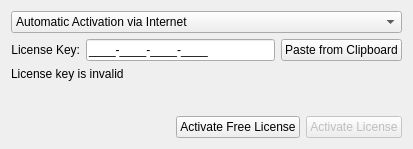
<?xml version="1.0" encoding="UTF-8"?>
<ui version="4.0">
 <class>LicenseWidget</class>
 <widget class="QWidget" name="LicenseWidget">
  <property name="geometry">
   <rect>
    <x>0</x>
    <y>0</y>
    <width>413</width>
    <height>149</height>
   </rect>
  </property>
  <layout class="QVBoxLayout" name="verticalLayout">
   <item>
    <widget class="QComboBox" name="activationTypeComboBox">
     <property name="currentIndex">
      <number>0</number>
     </property>
     <item>
      <property name="text">
       <string>Automatic Activation via Internet</string>
      </property>
     </item>
     <item>
      <property name="text">
       <string>Manual Activation</string>
      </property>
     </item>
    </widget>
   </item>
   <item>
    <widget class="QStackedWidget" name="stackedWidget">
     <property name="currentIndex">
      <number>0</number>
     </property>
     <widget class="QWidget" name="onlinePage">
      <layout class="QVBoxLayout" name="verticalLayout_3">
       <property name="leftMargin">
        <number>0</number>
       </property>
       <property name="topMargin">
        <number>0</number>
       </property>
       <property name="rightMargin">
        <number>0</number>
       </property>
       <property name="bottomMargin">
        <number>0</number>
       </property>
       <item>
        <layout class="QHBoxLayout" name="horizontalLayout_4">
         <item>
          <widget class="QLabel" name="onlineKeyLabel">
           <property name="text">
            <string>License Key:</string>
           </property>
           <property name="alignment">
            <set>Qt::AlignRight|Qt::AlignTrailing|Qt::AlignVCenter</set>
           </property>
          </widget>
         </item>
         <item>
          <widget class="QLineEdit" name="onlineKeyEdit">
           <property name="inputMask">
            <string notr="true">&gt;NNNN-NNNN-NNNN-NNNN;_</string>
           </property>
           <property name="text">
            <string notr="true">---</string>
           </property>
           <property name="cursorPosition">
            <number>0</number>
           </property>
          </widget>
         </item>
         <item>
          <widget class="QPushButton" name="pasteKeyButton">
           <property name="text">
            <string>Paste from Clipboard</string>
           </property>
          </widget>
         </item>
        </layout>
       </item>
       <item>
        <widget class="QLabel" name="licenseKeyWarningLabel">
         <property name="text">
          <string>License key is invalid</string>
         </property>
        </widget>
       </item>
       <item>
        <spacer name="verticalSpacer">
         <property name="orientation">
          <enum>Qt::Vertical</enum>
         </property>
         <property name="sizeHint" stdset="0">
          <size>
           <width>20</width>
           <height>20</height>
          </size>
         </property>
        </spacer>
       </item>
      </layout>
     </widget>
     <widget class="QWidget" name="manualPage">
      <layout class="QVBoxLayout" name="verticalLayout_2">
       <property name="leftMargin">
        <number>0</number>
       </property>
       <property name="topMargin">
        <number>0</number>
       </property>
       <property name="rightMargin">
        <number>0</number>
       </property>
       <property name="bottomMargin">
        <number>0</number>
       </property>
       <item>
        <widget class="QnWordWrappedLabel" name="manualActivationTextWidget" native="true"/>
       </item>
       <item>
        <layout class="QFormLayout" name="formLayout">
         <property name="fieldGrowthPolicy">
          <enum>QFormLayout::AllNonFixedFieldsGrow</enum>
         </property>
         <item row="0" column="0">
          <widget class="QLabel" name="hardwareIdLabel">
           <property name="text">
            <string>Hardware ID:</string>
           </property>
           <property name="buddy">
            <cstring>hardwareIdEdit</cstring>
           </property>
          </widget>
         </item>
         <item row="0" column="1">
          <layout class="QHBoxLayout" name="horizontalLayout_2">
           <item>
            <widget class="QLineEdit" name="hardwareIdEdit">
             <property name="enabled">
              <bool>true</bool>
             </property>
             <property name="readOnly">
              <bool>true</bool>
             </property>
            </widget>
           </item>
           <item>
            <widget class="QPushButton" name="copyHwidButton">
             <property name="enabled">
              <bool>false</bool>
             </property>
             <property name="text">
              <string>Copy to Clipboard</string>
             </property>
            </widget>
           </item>
          </layout>
         </item>
         <item row="1" column="0">
          <widget class="QLabel" name="activationKeyFileLabel">
           <property name="text">
            <string>Activation Key File:</string>
           </property>
          </widget>
         </item>
         <item row="1" column="1">
          <layout class="QHBoxLayout" name="horizontalLayout_3">
           <item>
            <widget class="QLineEdit" name="fileLineEdit">
             <property name="text">
              <string>Select license file...</string>
             </property>
             <property name="readOnly">
              <bool>true</bool>
             </property>
            </widget>
           </item>
           <item>
            <widget class="QPushButton" name="browseLicenseFileButton">
             <property name="enabled">
              <bool>true</bool>
             </property>
             <property name="text">
              <string>Browse...</string>
             </property>
            </widget>
           </item>
          </layout>
         </item>
        </layout>
       </item>
      </layout>
     </widget>
    </widget>
   </item>
   <item>
    <layout class="QHBoxLayout" name="horizontalLayout" stretch="0,0,0">
     <item>
      <spacer name="horizontalSpacer">
       <property name="orientation">
        <enum>Qt::Horizontal</enum>
       </property>
       <property name="sizeHint" stdset="0">
        <size>
         <width>40</width>
         <height>20</height>
        </size>
       </property>
      </spacer>
     </item>
     <item>
      <widget class="QPushButton" name="activateFreeLicenseButton">
       <property name="enabled">
        <bool>true</bool>
       </property>
       <property name="toolTip">
        <string>License will be bound to the current server</string>
       </property>
       <property name="text">
        <string>Activate Free License</string>
       </property>
      </widget>
     </item>
     <item>
      <widget class="QPushButton" name="activateLicenseButton">
       <property name="enabled">
        <bool>false</bool>
       </property>
       <property name="toolTip">
        <string>License will be bound to the current server</string>
       </property>
       <property name="text">
        <string>Activate License</string>
       </property>
      </widget>
     </item>
    </layout>
   </item>
  </layout>
 </widget>
 <customwidgets>
  <customwidget>
   <class>QnWordWrappedLabel</class>
   <extends>QWidget</extends>
   <header location="global">ui/widgets/word_wrapped_label.h</header>
   <container>1</container>
  </customwidget>
 </customwidgets>
 <tabstops>
  <tabstop>activationTypeComboBox</tabstop>
  <tabstop>onlineKeyEdit</tabstop>
  <tabstop>hardwareIdEdit</tabstop>
  <tabstop>copyHwidButton</tabstop>
  <tabstop>fileLineEdit</tabstop>
  <tabstop>browseLicenseFileButton</tabstop>
  <tabstop>activateFreeLicenseButton</tabstop>
  <tabstop>activateLicenseButton</tabstop>
 </tabstops>
 <resources/>
 <connections/>
 <slots>
  <slot>serialKeyChanged(QString)</slot>
 </slots>
</ui>
